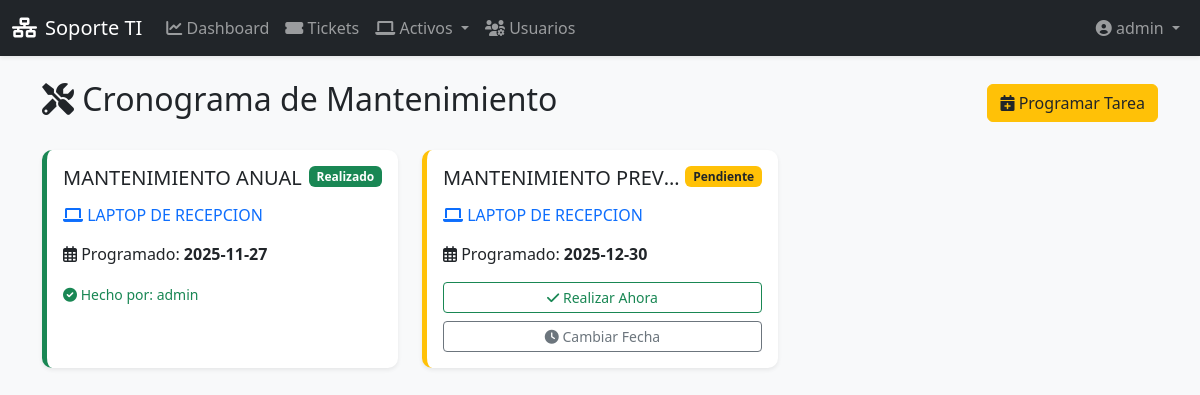
The page /mantenimientos (signed in) on the database its author committed.
### tables this page shows
CREATE TABLE mantenimientos (
            id INTEGER PRIMARY KEY AUTOINCREMENT,
            equipo_id INTEGER NOT NULL,
            titulo TEXT NOT NULL,
            fecha_programada DATE NOT NULL,
            estado TEXT DEFAULT 'Pendiente',
            tecnico_asignado_id INTEGER, motivo_reprogramacion TEXT,
            FOREIGN KEY (equipo_id) REFERENCES equipos (id) ON DELETE CASCADE,
            FOREIGN KEY (tecnico_asignado_id) REFERENCES usuarios (id) ON DELETE SET NULL
        );

CREATE TABLE equipos (
            id INTEGER PRIMARY KEY AUTOINCREMENT,
            nombre_equipo TEXT UNIQUE NOT NULL,
            tipo TEXT,
            marca_modelo TEXT,
            numero_serie TEXT UNIQUE,
            fecha_adquisicion DATE,
            usuario_asignado_id INTEGER,
            notas TEXT, procesador TEXT, memoria_ram TEXT, tipo_ram TEXT, disco_duro TEXT, tipo_disco TEXT, fecha_compra DATE,
            FOREIGN KEY (usuario_asignado_id) REFERENCES usuarios (id) ON DELETE SET NULL
        );

CREATE TABLE usuarios (
            id INTEGER PRIMARY KEY AUTOINCREMENT,
            username TEXT UNIQUE NOT NULL,
            email TEXT UNIQUE,
            password_hash TEXT NOT NULL,
            role TEXT NOT NULL DEFAULT 'user' CHECK(role IN ('admin', 'user', 'tecnico')),
            departamento TEXT,
            fecha_creacion TIMESTAMP DEFAULT CURRENT_TIMESTAMP
        );

### app.py (the view)
@app.route('/mantenimientos')
@login_required
def lista_mantenimientos():
    mantenimientos = get_db().execute("""
        SELECT m.*, e.nombre_equipo, u.username as tecnico
        FROM mantenimientos m JOIN equipos e ON m.equipo_id = e.id
        LEFT JOIN usuarios u ON m.tecnico_asignado_id = u.id ORDER BY m.fecha_programada ASC
    """).fetchall()
    return render_template('mantenimientos.html', mantenimientos=mantenimientos)

### app.py (called while the page is built)
def get_db():
    if 'db' not in g:
        g.db = sqlite3.connect(app.config['DB_FILE'])
        g.db.row_factory = sqlite3.Row
        g.db.execute("PRAGMA foreign_keys = ON")
    return g.db

def login_required(f):
    @wraps(f)
    def decorated_function(*args, **kwargs):
        if 'user_id' not in session:
            flash('🔒 Inicia sesión para continuar.', 'warning')
            return redirect(url_for('login'))
        return f(*args, **kwargs)
    return decorated_function

### templates/mantenimientos.html (shortened to what this page needs)
{% extends "layout.html" %}
{% block content %}
<div class="d-flex justify-content-between align-items-center mb-4">
    <h2><i class="fas fa-tools"></i> Cronograma de Mantenimiento</h2>
    <a href="{{ url_for('programar_mantenimiento') }}" class="btn btn-warning text-dark">
        <i class="fas fa-calendar-plus"></i> Programar Tarea
    </a>
</div>
<div class="row">
    {% for mant in mantenimientos %}
    <div class="col-md-6 col-lg-4 mb-4">
        <div class="card h-100 shadow-sm border-start border-5
            {% if mant.estado == 'Pendiente' %}border-warning{% else %}border-success{% endif %}">
            <div class="card-body">
                <div class="d-flex justify-content-between align-items-start">
                    <h5 class="card-title text-truncate" title="{{ mant.titulo }}">{{ mant.titulo }}</h5>
                    {% if mant.estado == 'Pendiente' %}
                        <span class="badge bg-warning text-dark">Pendiente</span>
                    {% else %}
                        <span class="badge bg-success">Realizado</span>
                    {% endif %}
                </div>
                <h6 class="card-subtitle mb-3 text-primary mt-2">
                    <i class="fas fa-laptop"></i> {{ mant.nombre_equipo }}
                </h6>
                <div class="mb-3">
                    <p class="card-text mb-1">
                        <i class="far fa-calendar-alt"></i> Programado: <strong>{{ mant.fecha_programada }}</strong>
                    </p>
                </div>
                {% if mant.estado == 'Pendiente' %}
                    <div class="d-grid gap-2">
                        <form action="{{ url_for('completar_mantenimiento', mant_id=mant.id) }}" method="POST">
                            <button class="btn btn-sm btn-outline-success w-100">
                                <i class="fas fa-check"></i> Realizar Ahora
                            </button>
                        </form>
                        <button type="button" class="btn btn-sm btn-outline-secondary w-100" data-bs-toggle="modal" data-bs-target="#modalReprogramar{{ mant.id }}">
                            <i class="fas fa-clock"></i> Cambiar Fecha
                        </button>
                    </div>
                {% else %}
                    <small class="text-success"><i class="fas fa-check-circle"></i> Hecho por: {{ mant.tecnico }}</small>
                {% endif %}
            </div>
        </div>
    </div>
    {% else %}
    <div class="col-12 text-center text-muted py-5">
        <p>No hay mantenimientos programados.</p>
    </div>
    {% endfor %}
</div>
{% endblock %}

### templates/layout.html (shortened to what this page needs)
<!DOCTYPE html>
<html lang="es">
<head>
    <link href="https://cdn.jsdelivr.net/npm/bootstrap@5.3.0/dist/css/bootstrap.min.css" rel="stylesheet">
    <link rel="stylesheet" href="https://cdnjs.cloudflare.com/ajax/libs/font-awesome/6.0.0/css/all.min.css">
    <link rel="stylesheet" href="{{ url_for('static', filename='css/style.css') }}">
</head>
<body class="bg-light">
    <nav class="navbar navbar-expand-lg navbar-dark bg-dark sticky-top shadow-sm">
        <div class="container-fluid">
            <a class="navbar-brand" href="{{ url_for('dashboard') }}">
                <i class="fas fa-network-wired me-2"></i>Soporte TI
            </a>
            <div class="collapse navbar-collapse" id="navbarNav">
                {% if session.get('user_id') %}
                <ul class="navbar-nav me-auto">
                    <li class="nav-item">
                        <a class="nav-link" href="{{ url_for('dashboard') }}"><i class="fas fa-chart-line"></i> Dashboard</a>
                    </li>
                    <li class="nav-item">
                        <a class="nav-link" href="{{ url_for('lista_soportes') }}"><i class="fas fa-ticket-alt"></i> Tickets</a>
                    </li>
                    {% if session.get('role') in ['admin', 'tecnico'] %}
                    <li class="nav-item dropdown">
                        <a class="nav-link dropdown-toggle" href="#" data-bs-toggle="dropdown">
                            <i class="fas fa-laptop"></i> Activos
                        </a>
                    </li>
                    {% endif %}
                    {% if session.get('role') == 'admin' %}
                    <li class="nav-item">
                        <a class="nav-link" href="{{ url_for('admin_usuarios') }}"><i class="fas fa-users-cog"></i> Usuarios</a>
                    </li>
                    {% endif %}
                </ul>
                <ul class="navbar-nav">
                    <li class="nav-item dropdown">
                        <a class="nav-link dropdown-toggle" href="#" data-bs-toggle="dropdown">
                            <i class="fas fa-user-circle"></i> {{ session.get('username') }}
                        </a>
                    </li>
                </ul>
                {% endif %}
            </div>
        </div>
    </nav>
    <main class="container py-4">
        {% block content %}{% endblock %}
    </main>
</body>
</html>

### static/css/style.css (style rules this page uses)
body { min-height: 100vh; display: flex; flex-direction: column; }
main { flex: 1; }
.card { border: none; border-radius: 10px; }

### rows shown on the page
mantenimientos: titulo "MANTENIMIENTO ANUAL", estado "Realizado", nombre_equipo "LAPTOP DE RECEPCION", fecha_programada "2025-11-27", tecnico "admin"
mantenimientos: titulo "MANTENIMIENTO PREV…", estado "Pendiente", nombre_equipo "LAPTOP DE RECEPCION", fecha_programada "2025-12-30"

### other values the page prints
{{ session.get('username') }} "admin"
